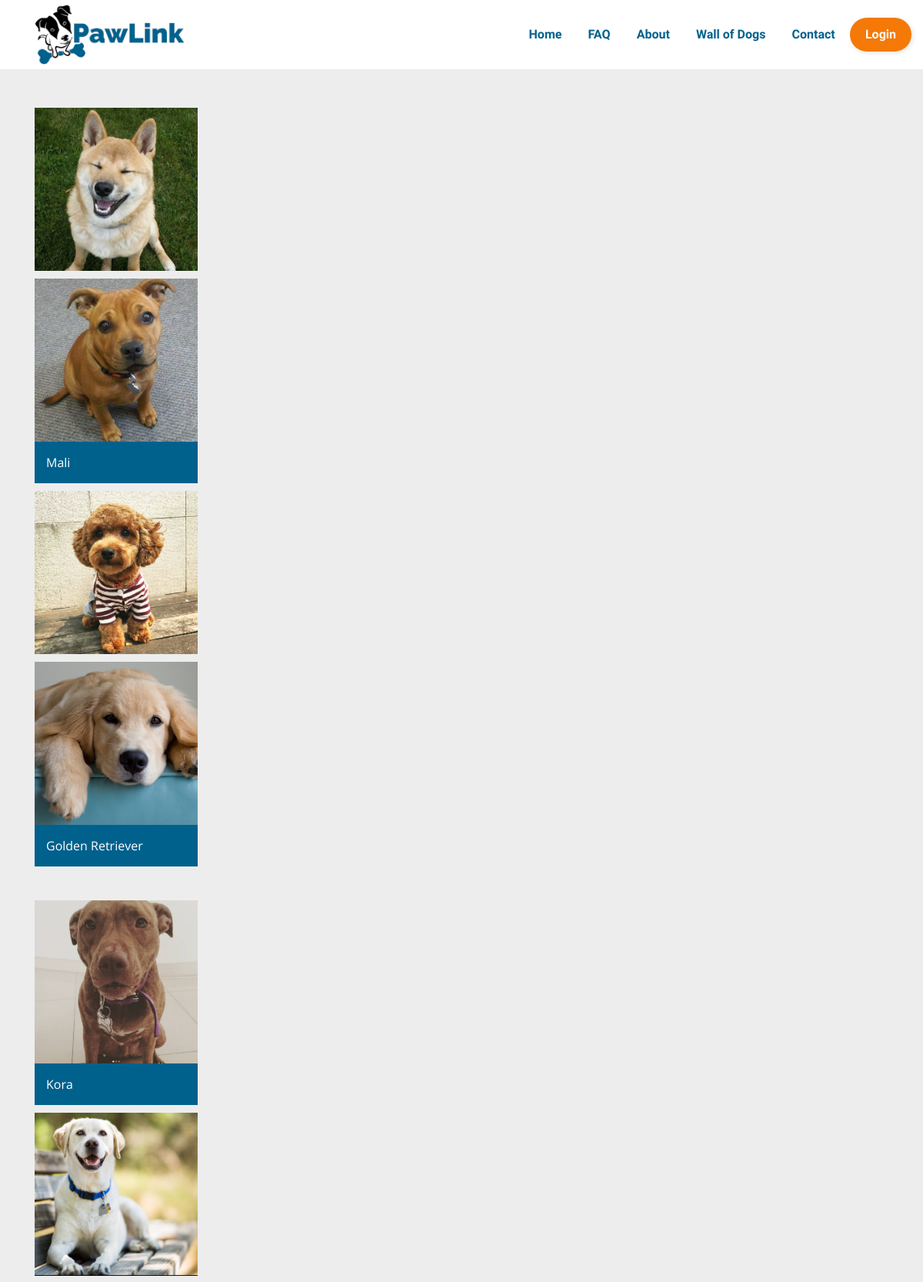
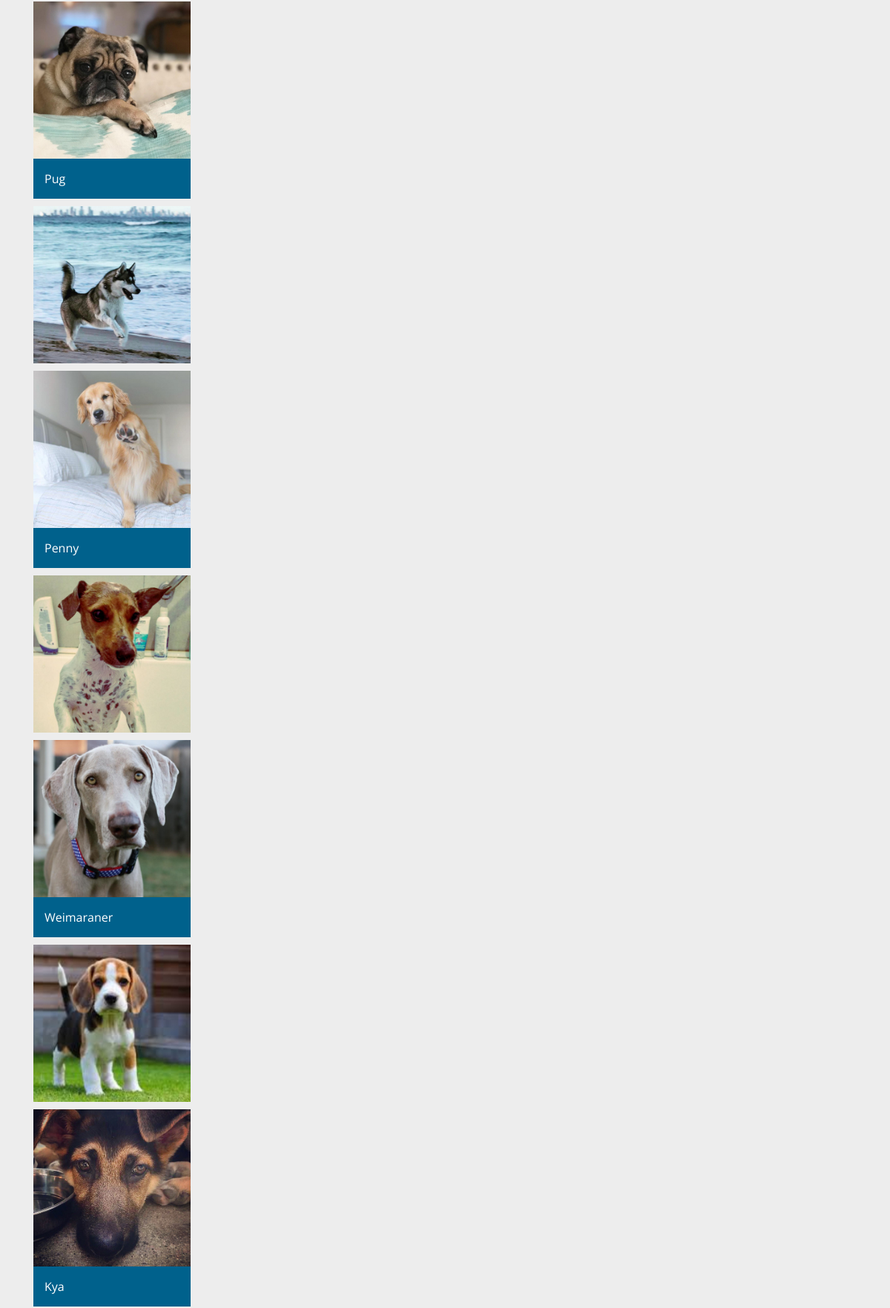
Page /?controller=publicpages&action=gallery (upper part) on the committed database (2 pictures, top to bottom).
### tables this page shows
CREATE TABLE `dogs` (
  `dogID` int(10) UNSIGNED NOT NULL,
  `dogName` varchar(255) NOT NULL,
  `dogProfileImage` varchar(255) DEFAULT NULL,
  `breed` varchar(255) NOT NULL,
  `birthYear` year(4) NOT NULL,
  `gender` varchar(255) NOT NULL,
  `dogDescription` text NOT NULL,
  `userID` int(10) UNSIGNED NOT NULL
);

### index.php (called while the page is built, shortened)
<?php
require_once('model/db.php');
require_once('model/dbFunctions.php');
if (isset($_SESSION['userstate']) && ($_SESSION['userstate'] == 'member')) {
    if (isset($_SESSION['profileID'])) {
        $availableControllers = array('bookings', 'feedback', 'messages', 'payments', 'profiles', 'publicpages', 'users', 'search');
    } else {
        $availableControllers = array('users', 'publicpages', 'profiles');
    }
} else {
    $availableControllers = array('users', 'publicpages', 'search');
}
if ( isset($_GET['controller']) ) {
    if ( in_array($_GET['controller'], $availableControllers) ){
        $controller = $_GET['controller'];
    } else {
        $controller = 'publicpages';
    }
} else {
    $controller = 'publicpages';
}
require_once('controllers/'.$controller.'.php');
?>

### model/dbFunctions.php (called while the page is built, shortened)
<?php
function selectData($table, $conditions = array()) {
    GLOBAL $db;
    $sql = 'SELECT ';
    $sql .= array_key_exists("select", $conditions)?$conditions['select']:'*';
    $sql .= ' FROM '.$table;
    if(array_key_exists("order_by", $conditions)) {
        $sql .= ' ORDER BY '.$conditions['order_by'];
    }
    $query = $db->prepare($sql);
    $data = $query->execute();
    if(array_key_exists("return type", $conditions) && $conditions['return type'] != 'all') {
        switch ($conditions['return type']) {
            case 'count':
                $data = $query->rowCount();
                break;
            case 'single':
                $data = $query->fetch(PDO::FETCH_ASSOC);
                break;
            default:
                $data = '';
                break;
        }
    } else {
        if($query->rowCount() > 0) {
            $data = $query->fetchAll(PDO::FETCH_ASSOC);
        } else {
            return false;
        }
        return $data;
    }
    return $data;
}
 ?>

### view/gallery.php (the view)
<div class="wrapper publicPage">
    <div class="container">
        <div class="grid">
            <?php
            $count = 0;
            foreach ($dogs as $dog) { ?>
                <div class="grid-item">
                    <img src="<?php echo 'view/uploads/'.$dog['dogProfileImage']?>" alt="">
                    <?php
                    if ($count == 1) { ?>
                        <div class="dog-masonary">
                            <?php echo $dog['dogName']; ?>
                        </div>
                    <?php
                    }
                    if ($count == 3) {  ?>
                        <div class="dog-masonary">
                            <?php echo $dog['breed']; ?>
                        </div>
                    <?php
                    } ?>
                </div>
                <?php
                $count++;
                if ($count == 4) {
                    $count = 0;
                }
            } ?>
        </div>
    </div>
</div>

### view/css/styles.css (style rules this page uses)
body { font-family: 'Open Sans', sans-serif; background-color: #00618c; }
.wrapper { background-color: #ededed; }
img { max-width: 100%; }
.publicPage { padding: 50px 0; }
.grid-item { width: 20%; padding: 0 10px 10px 0; }
.grid-item .dog-masonary { padding: 15px; background: #00618c; color: #fff; }

### rows in the picture
dogs: dogProfileImage (picture)
dogs: dogProfileImage (picture), dogName "Mali"
dogs: dogProfileImage (picture)
dogs: dogProfileImage (picture), breed "Golden Retriever"
dogs: dogProfileImage (picture), dogName "Kora"
dogs: dogProfileImage (picture)
dogs: dogProfileImage (picture), breed "Pug"
dogs: dogProfileImage (picture)
dogs: dogProfileImage (picture), dogName "Penny"
dogs: dogProfileImage (picture)
dogs: dogProfileImage (picture), breed "Weimaraner"
dogs: dogProfileImage (picture)
dogs: dogProfileImage (picture), dogName "Kya"
